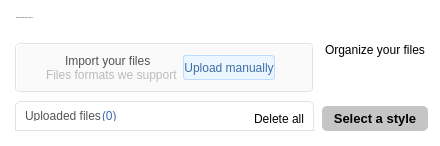
         <widget class="QWidget" name="Importer_page">
          <property name="styleSheet">
           <string notr="true">background-color: white;</string>
          </property>
          <layout class="QHBoxLayout" name="horizontalLayout_14">
           <property name="spacing">
            <number>0</number>
           </property>
           <property name="leftMargin">
            <number>0</number>
           </property>
           <property name="topMargin">
            <number>0</number>
           </property>
           <property name="rightMargin">
            <number>0</number>
           </property>
           <property name="bottomMargin">
            <number>0</number>
           </property>
           <item>
            <layout class="QVBoxLayout" name="verticalLayout_2">
             <property name="spacing">
              <number>5</number>
             </property>
             <property name="leftMargin">
              <number>6</number>
             </property>
             <property name="topMargin">
              <number>6</number>
             </property>
             <property name="rightMargin">
              <number>6</number>
             </property>
             <property name="bottomMargin">
              <number>6</number>
             </property>
             <item>
              <widget class="QLabel" name="label">
               <property name="font">
                <font>
                 <family>13</family>
                 <pointsize>-1</pointsize>
                 <italic>false</italic>
                 <bold>false</bold>
                </font>
               </property>
               <property name="styleSheet">
                <string notr="true">font:18px bold rgba(24,26,32,255);
margin:10px;
color:black;
</string>
               </property>
               <property name="text">
                <string>IMPORT AND ORGANIZE YOUR FILES</string>
               </property>
              </widget>
             </item>
             <item>
              <widget class="QFrame" name="frame_7">
               <property name="sizePolicy">
                <sizepolicy hsizetype="Expanding" vsizetype="Expanding">
                 <horstretch>0</horstretch>
                 <verstretch>0</verstretch>
                </sizepolicy>
               </property>
               <property name="styleSheet">
                <string notr="true">border:none;</string>
               </property>
               <property name="frameShape">
                <enum>QFrame::Shape::StyledPanel</enum>
               </property>
               <property name="frameShadow">
                <enum>QFrame::Shadow::Raised</enum>
               </property>
               <layout class="QHBoxLayout" name="horizontalLayout_11">
                <property name="spacing">
                 <number>8</number>
                </property>
                <property name="rightMargin">
                 <number>6</number>
                </property>
                <item>
                 <widget class="QFrame" name="frame_5">
                  <property name="sizePolicy">
                   <sizepolicy hsizetype="Preferred" vsizetype="Preferred">
                    <horstretch>0</horstretch>
                    <verstretch>0</verstretch>
                   </sizepolicy>
                  </property>
                  <property name="styleSheet">
                   <string notr="true">border:none;</string>
                  </property>
                  <property name="frameShape">
                   <enum>QFrame::Shape::StyledPanel</enum>
                  </property>
                  <property name="frameShadow">
                   <enum>QFrame::Shadow::Raised</enum>
                  </property>
                  <layout class="QVBoxLayout" name="verticalLayout_3">
                   <property name="spacing">
                    <number>8</number>
                   </property>
                   <property name="leftMargin">
                    <number>0</number>
                   </property>
                   <property name="topMargin">
                    <number>0</number>
                   </property>
                   <property name="rightMargin">
                    <number>0</number>
                   </property>
                   <property name="bottomMargin">
                    <number>0</number>
                   </property>
                   <item>
                    <widget class="QWidget" name="widget" native="true">
                     <property name="maximumSize">
                      <size>
                       <width>16777215</width>
                       <height>50</height>
                      </size>
                     </property>
                     <property name="cursor">
                      <cursorShape>ArrowCursor</cursorShape>
                     </property>
                     <property name="acceptDrops">
                      <bool>true</bool>
                     </property>
                     <property name="styleSheet">
                      <string notr="true">#widget{
        background-color:rgba(250,250,250,1);
        border-radius: 5px;
        border: 2px groove rgb(227, 227, 227);
}
#widget:hover, #frame:hover{
        background-color:rgba(250,250,250,0.8);
}</string>
                     </property>
                     <layout class="QVBoxLayout" name="verticalLayout">
                      <item alignment="Qt::AlignmentFlag::AlignHCenter">
                       <widget class="QFrame" name="frame">
                        <property name="maximumSize">
                         <size>
                          <width>325</width>
                          <height>16777215</height>
                         </size>
                        </property>
                        <property name="cursor">
                         <cursorShape>ArrowCursor</cursorShape>
                        </property>
                        <property name="styleSheet">
                         <string notr="true">background-color:rgba(250,250,250,255);
border:none;</string>
                        </property>
                        <property name="frameShape">
                         <enum>QFrame::Shape::StyledPanel</enum>
                        </property>
                        <property name="frameShadow">
                         <enum>QFrame::Shadow::Raised</enum>
                        </property>
                        <layout class="QHBoxLayout" name="horizontalLayout_7">
                         <property name="spacing">
                          <number>5</number>
                         </property>
                         <property name="leftMargin">
                          <number>2</number>
                         </property>
                         <property name="topMargin">
                          <number>2</number>
                         </property>
                         <property name="rightMargin">
                          <number>30</number>
                         </property>
                         <property name="bottomMargin">
                          <number>2</number>
                         </property>
                         <item>
                          <widget class="QLabel" name="label_2">
                           <property name="maximumSize">
                            <size>
                             <width>38</width>
                             <height>16777215</height>
                            </size>
                           </property>
                           <property name="styleSheet">
                            <string notr="true">background-color:transparent;</string>
                           </property>
                           <property name="text">
                            <string/>
                           </property>
                           <property name="pixmap">
                            <pixmap resource="Images.qrc">:/Icons/images/format_fichier.png</pixmap>
                           </property>
                           <property name="scaledContents">
                            <bool>true</bool>
                           </property>
                          </widget>
                         </item>
                         <item alignment="Qt::AlignmentFlag::AlignLeft">
                          <widget class="QFrame" name="frame_4">
                           <property name="frameShape">
                            <enum>QFrame::Shape::StyledPanel</enum>
                           </property>
                           <property name="frameShadow">
                            <enum>QFrame::Shadow::Raised</enum>
                           </property>
                           <layout class="QVBoxLayout" name="verticalLayout_5">
                            <property name="spacing">
                             <number>0</number>
                            </property>
                            <property name="leftMargin">
                             <number>0</number>
                            </property>
                            <property name="topMargin">
                             <number>0</number>
                            </property>
                            <property name="rightMargin">
                             <number>0</number>
                            </property>
                            <property name="bottomMargin">
                             <number>0</number>
                            </property>
                            <item alignment="Qt::AlignmentFlag::AlignHCenter">
                             <widget class="QLabel" name="label_3">
                              <property name="styleSheet">
                               <string notr="true">#label_3{
         background-color:transparent;
    font:bold 9px &quot;Arial&quot;;
    color: rgba(82,82,82,255);
}
</string>
                              </property>
                              <property name="text">
                               <string>Import your files</string>
                              </property>
                             </widget>
                            </item>
                            <item>
                             <widget class="QFrame" name="frame_2">
                              <property name="frameShape">
                               <enum>QFrame::Shape::StyledPanel</enum>
                              </property>
                              <property name="frameShadow">
                               <enum>QFrame::Shadow::Raised</enum>
                              </property>
                              <layout class="QHBoxLayout" name="horizontalLayout_4">
                               <property name="spacing">
                                <number>1</number>
                               </property>
                               <property name="leftMargin">
                                <number>0</number>
                               </property>
                               <property name="topMargin">
                                <number>0</number>
                               </property>
                               <property name="rightMargin">
                                <number>0</number>
                               </property>
                               <property name="bottomMargin">
                                <number>0</number>
                               </property>
                               <item>
                                <widget class="QLabel" name="label_5">
                                 <property name="maximumSize">
                                  <size>
                                   <width>10</width>
                                   <height>10</height>
                                  </size>
                                 </property>
                                 <property name="toolTip">
                                  <string>Nous acceptons exclusivement des fichiers en format .word/.wordx/.xlsx/.csv</string>
                                 </property>
                                 <property name="text">
                                  <string/>
                                 </property>
                                 <property name="pixmap">
                                  <pixmap resource="Images.qrc">:/Icons/images/information_icon.png</pixmap>
                                 </property>
                                 <property name="scaledContents">
                                  <bool>true</bool>
                                 </property>
                                </widget>
                               </item>
                               <item alignment="Qt::AlignmentFlag::AlignLeft">
                                <widget class="QLabel" name="label_4">
                                 <property name="styleSheet">
                                  <string notr="true">#label_4{
         background-color:transparent;
    font:bold 7px &quot;Arial&quot;;
    color: rgba(187,187,187,255);
}
</string>
                                 </property>
                                 <property name="text">
                                  <string>Files formats we support</string>
                                 </property>
                                </widget>
                               </item>
                              </layout>
                             </widget>
                            </item>
                           </layout>
                          </widget>
                         </item>
                         <item alignment="Qt::AlignmentFlag::AlignRight">
                          <widget class="QPushButton" name="upload_fichier">
                           <property name="maximumSize">
                            <size>
                             <width>16777215</width>
                             <height>25</height>
                            </size>
                           </property>
                           <property name="cursor">
                            <cursorShape>PointingHandCursor</cursorShape>
                           </property>
                           <property name="styleSheet">
                            <string notr="true">#upload_fichier {
    font: bold 10px &quot;Arial&quot;;  /* Police Arial, taille 8px, en gras */
    color: rgba(61,110,166,1);  /* Couleur du texte en rgba */
    background-color: rgba(235, 246, 255, 1);  /* Couleur de fond en rgba */
    border: 1px solid rgba(191, 220, 254, 1);  /* Bordure en rgba avec une épaisseur de 1px */
         border-radius: 3px;
}
#upload_fichier:hover{
        background-color: rgba(235, 246, 255, 0.8) ;
        color:rgba(61,110,166,0.8);
}
</string>
                           </property>
                           <property name="text">
                            <string>Upload manually</string>
                           </property>
                           <property name="icon">
                            <iconset>
                             <activeoff>:/Icons/images/upload_icon.png</activeoff>
                            </iconset>
                           </property>
                          </widget>
                         </item>
                        </layout>
                       </widget>
                      </item>
                     </layout>
                    </widget>
                   </item>
                   <item>
                    <layout class="QVBoxLayout" name="conteneur_liste">
                     <property name="spacing">
                      <number>0</number>
                     </property>
                     <item alignment="Qt::AlignmentFlag::AlignTop">
                      <widget class="QFrame" name="frame_6">
                       <property name="sizePolicy">
                        <sizepolicy hsizetype="Preferred" vsizetype="Expanding">
                         <horstretch>0</horstretch>
                         <verstretch>0</verstretch>
                        </sizepolicy>
                       </property>
                       <property name="maximumSize">
                        <size>
                         <width>16777215</width>
                         <height>30</height>
                        </size>
                       </property>
                       <property name="styleSheet">
                        <string notr="true">#frame_6{
	border-bottom:none;
	border:1px solid rgb(227, 227, 227);
	border-top-left-radius: 5px;
	border-top-right-radius: 5px;
}</string>
                       </property>
                       <property name="frameShape">
                        <enum>QFrame::Shape::StyledPanel</enum>
                       </property>
                       <property name="frameShadow">
                        <enum>QFrame::Shadow::Raised</enum>
                       </property>
                       <layout class="QHBoxLayout" name="horizontalLayout_6">
                        <property name="spacing">
                         <number>0</number>
                        </property>
                        <item>
                         <layout class="QHBoxLayout" name="horizontalLayout_8">
                          <property name="spacing">
                           <number>1</number>
                          </property>
                          <property name="rightMargin">
                           <number>60</number>
                          </property>
                          <item alignment="Qt::AlignmentFlag::AlignLeft">
                           <widget class="QLabel" name="label_6">
                            <property name="styleSheet">
                             <string notr="true">font: bold 9px &quot;Arial&quot;;
color:rgba(85,85,85,255);
</string>
                            </property>
                            <property name="text">
                             <string>Uploaded files</string>
                            </property>
                           </widget>
                          </item>
                          <item alignment="Qt::AlignmentFlag::AlignLeft">
                           <widget class="QLabel" name="nb_fichier_upload">
                            <property name="styleSheet">
                             <string notr="true">font: bold 10px &quot;Arial&quot;;
color:rgba(61,110,166,255);
</string>
                            </property>
                            <property name="text">
                             <string>(0)</string>
                            </property>
                           </widget>
                          </item>
                         </layout>
                        </item>
                        <item>
                         <spacer name="horizontalSpacer">
                          <property name="orientation">
                           <enum>Qt::Orientation::Horizontal</enum>
                          </property>
                          <property name="sizeType">
                           <enum>QSizePolicy::Policy::Minimum</enum>
                          </property>
                          <property name="sizeHint" stdset="0">
                           <size>
                            <width>40</width>
                            <height>20</height>
                           </size>
                          </property>
                         </spacer>
                        </item>
                        <item alignment="Qt::AlignmentFlag::AlignRight">
                         <widget class="QPushButton" name="DeleteAll">
                          <property name="minimumSize">
                           <size>
                            <width>20</width>
                            <height>15</height>
                           </size>
                          </property>
                          <property name="cursor">
                           <cursorShape>PointingHandCursor</cursorShape>
                          </property>
                          <property name="styleSheet">
                           <string notr="true">#DeleteAll{
	font: bold 10px &quot;Arial&quot;;
	color:black;
}
</string>
                          </property>
                          <property name="text">
                           <string>Delete all</string>
                          </property>
                         </widget>
                        </item>
                       </layout>
                      </widget>
                     </item>
                    </layout>
                   </item>
                  </layout>
                 </widget>
                </item>
                <item>
                 <widget class="QWidget" name="widget_3" native="true">
                  <layout class="QVBoxLayout" name="verticalLayout_17">
                   <property name="spacing">
                    <number>5</number>
                   </property>
                   <property name="leftMargin">
                    <number>0</number>
                   </property>
                   <property name="topMargin">
                    <number>0</number>
                   </property>
                   <property name="rightMargin">
                    <number>0</number>
                   </property>
                   <property name="bottomMargin">
                    <number>0</number>
                   </property>
                   <item>
                    <layout class="QVBoxLayout" name="conteneur_arbre">
                     <property name="spacing">
                      <number>4</number>
                     </property>
                     <item alignment="Qt::AlignmentFlag::AlignHCenter|Qt::AlignmentFlag::AlignTop">
                      <widget class="QLabel" name="label_9">
                       <property name="styleSheet">
                        <string notr="true">font:12px bold rgba(24,26,32,255);
margin-bottom:3px;
color:black;
</string>
                       </property>
                       <property name="text">
                        <string>Organize your files</string>
                       </property>
                      </widget>
                     </item>
                     <item>
                      <widget class="QPushButton" name="Filtrage_fichiers">
                       <property name="minimumSize">
                        <size>
                         <width>0</width>
                         <height>25</height>
                        </size>
                       </property>
                       <property name="maximumSize">
                        <size>
                         <width>16777215</width>
                         <height>16777215</height>
                        </size>
                       </property>
                       <property name="font">
                        <font>
                         <pointsize>-1</pointsize>
                         <bold>true</bold>
                         <kerning>true</kerning>
                        </font>
                       </property>
                       <property name="cursor">
                        <cursorShape>PointingHandCursor</cursorShape>
                       </property>
                       <property name="styleSheet">
                        <string notr="true">background-color:rgb(197, 197, 197);
border-radius:5px;
color:black;
font-size:13px;
</string>
                       </property>
                       <property name="text">
                        <string>Select a style</string>
                       </property>
                      </widget>
                     </item>
                    </layout>
                   </item>
                  </layout>
                 </widget>
                </item>
               </layout>
              </widget>
             </item>
            </layout>
           </item>
          </layout>
         </widget>
